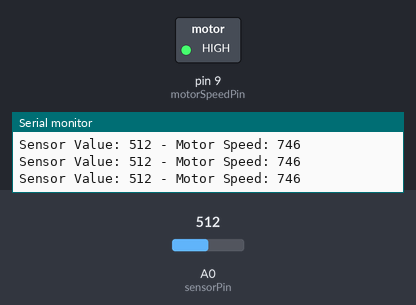
The sketch below on a simulated Arduino Uno, built with avr-gcc and run on an emulated ATmega328P. Shown: switched loads named in the sketch (green lamp = pin HIGH), the last lines printed to the serial monitor. Inputs (shaded band) come from the test bench; at power-on: A0 (sensorPin) = 512.

Above: at 1.2 s.
1.3 s: A0 (sensorPin) set to 122
At 2.5 s:
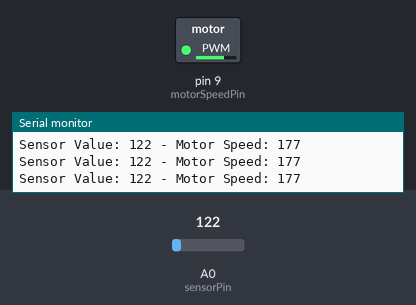
2.8 s: A0 (sensorPin) set to 0
At 4.0 s:
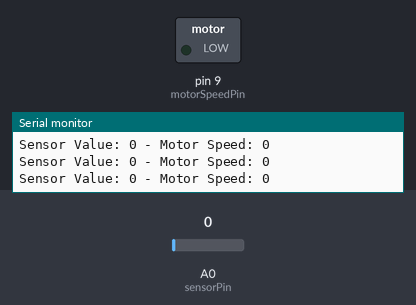
4.3 s: A0 (sensorPin) set to 306
At 5.5 s:
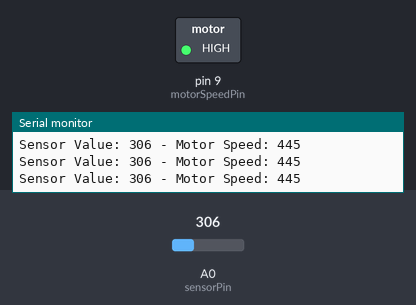
Timing chart, 0 to 7.3 s (numbered marks = the images above; inputs shaded):
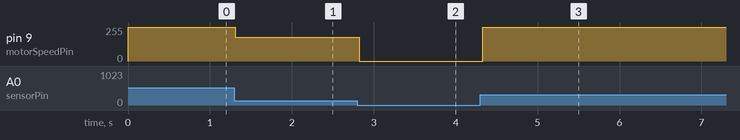

Measured:
- after the input at 1.3 s, pin 9 (motorSpeedPin): 255/255 → 177/255 at once
- after the input at 2.8 s, pin 9 (motorSpeedPin): 177/255 → 0/255 at once
- after the input at 4.3 s, pin 9 (motorSpeedPin): 0/255 → 255/255 at once

The sketch:

lab5excercise2.ino
```cpp
// Define analog sensor pin
const int sensorPin = A0;
// Motor control pin
const int motorSpeedPin = 9; // Connected to the FET motor driver

void setup() {
  Serial.begin(9600); // Initialize serial communication
  pinMode(motorSpeedPin, OUTPUT); // Set motor speed pin as output
}

void loop() {
  // Read sensor value
  int sensorValue = analogRead(sensorPin);

  // Map sensor value to motor speed range (0-255)
  int motorSpeed = map(sensorValue, 0, 175, 0, 255);

  // Set motor speed using PWM
  analogWrite(motorSpeedPin, motorSpeed);

  // Print sensor value and mapped motor speed to serial monitor
  Serial.print("Sensor Value: ");
  Serial.print(sensorValue);
  Serial.print(" - Motor Speed: ");
  Serial.println(motorSpeed);

  // Delay for stability
  delay(100);
}
```
